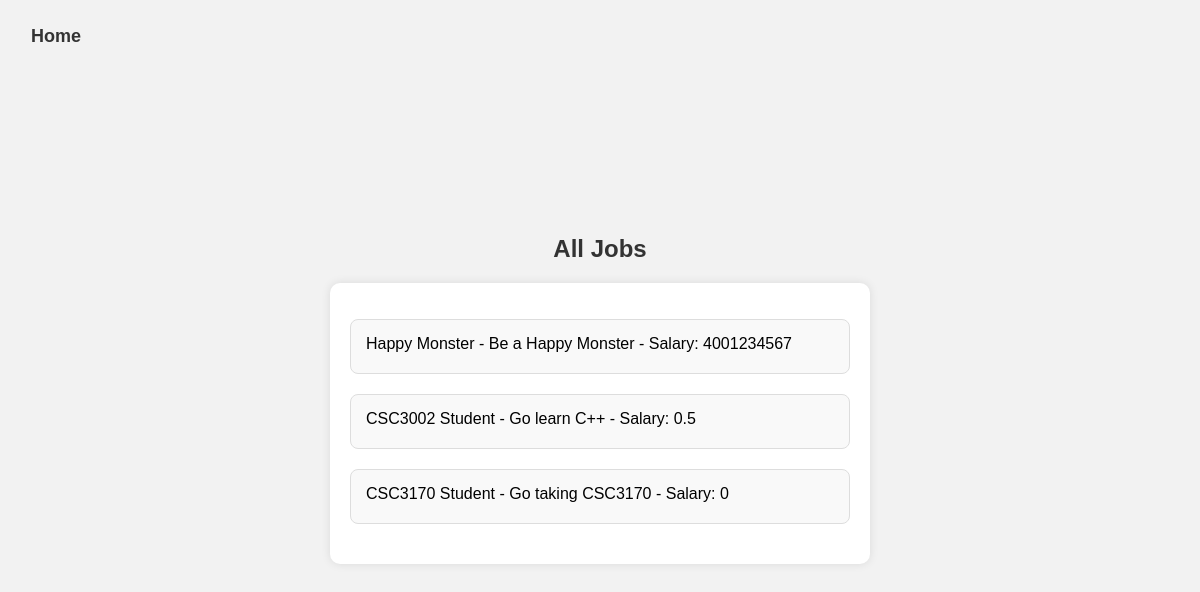
/jobs, run on an earlier commit of the app's database.
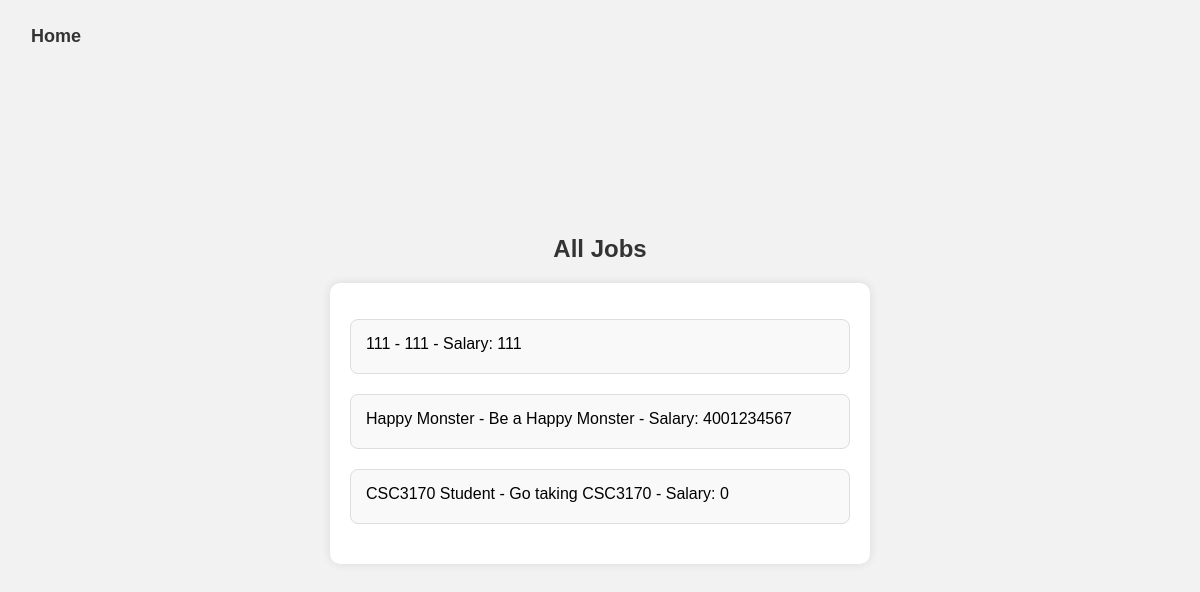
And on a later commit of the database.
### util/models.py (models this page shows)
class Job(db.Model):
    Job_ID = db.Column(db.Integer, primary_key=True)
    Job_Title = db.Column(db.String(255), nullable=False)
    Job_Description = db.Column(db.Text)
    Job_Salary = db.Column(db.Integer, nullable=True)
    Job_Company_ID = db.Column(db.Integer, db.ForeignKey('company.Company_ID'), nullable=False)
    Job_HR_Email = db.Column(db.String(50), db.ForeignKey('hr.HR_Email'), nullable=False)
    applicants_list = db.relationship('User', secondary='job_application')

### util/route.py (the view)
@main_routes.route('/jobs')
def jobs():
    jobs = Job.query.all()
    print(jobs)
    return render_template('jobs.html', jobs=jobs)

### templates/jobs.html (shortened to what this page needs)
<!DOCTYPE html>
<html lang="en">
<head>
    <link rel="stylesheet" type="text/css" href="{{ url_for('static', filename='dashboard.css') }}">
</head>
<body>
    <button id="home-link" onclick="window.location.href='/'">Home</button>
    <h2>All Jobs</h2>
    <div class="content-container">
        <ul>
            {% for job in jobs %}
                <li class="job-item">
                    <div class="job-details" style="text-align: left;">
                        {{ job.Job_Title }} - {{ job.Job_Description }} - Salary: {{ job.Job_Salary }}
                    </div>
                </li>
            {% endfor %}
        </ul>
    </div>
</body>
</html>

### static/dashboard.css (style rules this page uses)
body { font-family: 'Arial', sans-serif; margin: 0; padding: 0; box-sizing: border-box; background-color: #f2f2f2; display: flex; flex-direction: column; align-items: center; justify-content: center; min-height: 100vh; }
.content-container { background-color: #fff; padding: 20px; border-radius: 10px; box-shadow: 0 0 10px rgba(0, 0, 0, 0.1); text-align: center; margin-bottom: 20px; width: 500px; }
h2 { text-align: left; color: #333; margin-bottom: 20px; }
ul { list-style: none; padding: 0; }
li { margin-bottom: 20px; padding: 15px; padding-bottom: 20px; border: 1px solid #ddd; border-radius: 8px; background-color: #f9f9f9; }
#home-link { position: fixed; font-size: large; top: 25px; left: 25px; text-decoration: none; color: #333; font-weight: bold; background: none; border: none; cursor: pointer; }

What changed in the data, as far as the page shows it:
removed Job: Job_Title "CSC3002 Student", Job_Description "Go learn C++", Job_Salary "0.5"
added Job: Job_Title "111", Job_Description "111", Job_Salary "111"
